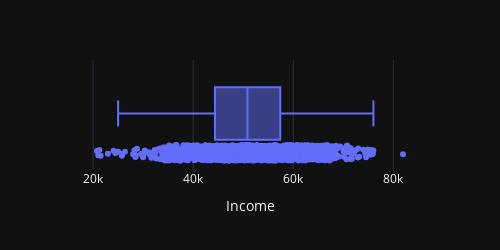
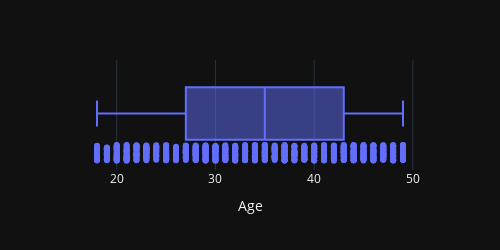
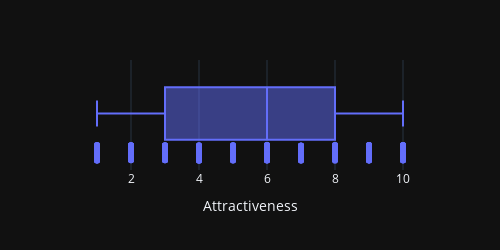
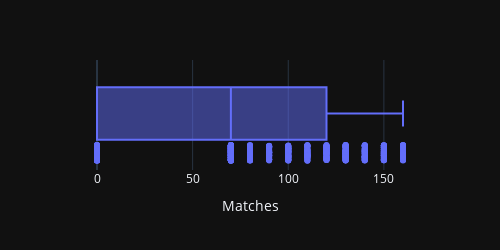

The notebook cell these images were saved under, in order:
### Code cell
i=1
for col in numeric_col:
    fig = px.box(df, x=col, points="all",template="plotly_dark",width=500,height=250)

    fig.show()

### Figure 1 — Plotly figure (JSON) as saved in the notebook; plotly's stock layout.template omitted (floating-point values rounded to 4 significant figures; data arrays with more than 128 entries replaced by an {"elided": "..."} marker saying what was removed)
{"data": [{"alignmentgroup": "True", "boxpoints": "all", "hovertemplate": "Income=%{x}<extra></extra>", "legendgroup": "", "marker": {"color": "#636efa"}, "name": "", "notched": false, "offsetgroup": "", "orientation": "h", "showlegend": false, "x": {"elided": "1000 int values"}, "x0": " ", "xaxis": "x", "y0": " ", "yaxis": "y", "type": "box"}], "layout": {"xaxis": {"anchor": "y", "domain": [0, 1], "title": {"text": "Income"}}, "yaxis": {"anchor": "x", "domain": [0, 1]}, "legend": {"tracegroupgap": 0}, "margin": {"t": 60}, "boxmode": "group", "height": 250, "width": 500}}

### Figure 2 — Plotly figure (JSON) as saved in the notebook; plotly's stock layout.template omitted (floating-point values rounded to 4 significant figures; data arrays with more than 128 entries replaced by an {"elided": "..."} marker saying what was removed)
{"data": [{"alignmentgroup": "True", "boxpoints": "all", "hovertemplate": "Age=%{x}<extra></extra>", "legendgroup": "", "marker": {"color": "#636efa"}, "name": "", "notched": false, "offsetgroup": "", "orientation": "h", "showlegend": false, "x": {"elided": "1000 int values"}, "x0": " ", "xaxis": "x", "y0": " ", "yaxis": "y", "type": "box"}], "layout": {"xaxis": {"anchor": "y", "domain": [0, 1], "title": {"text": "Age"}}, "yaxis": {"anchor": "x", "domain": [0, 1]}, "legend": {"tracegroupgap": 0}, "margin": {"t": 60}, "boxmode": "group", "height": 250, "width": 500}}

### Figure 3 — Plotly figure (JSON) as saved in the notebook; plotly's stock layout.template omitted (floating-point values rounded to 4 significant figures; data arrays with more than 128 entries replaced by an {"elided": "..."} marker saying what was removed)
{"data": [{"alignmentgroup": "True", "boxpoints": "all", "hovertemplate": "Attractiveness=%{x}<extra></extra>", "legendgroup": "", "marker": {"color": "#636efa"}, "name": "", "notched": false, "offsetgroup": "", "orientation": "h", "showlegend": false, "x": {"elided": "1000 int values"}, "x0": " ", "xaxis": "x", "y0": " ", "yaxis": "y", "type": "box"}], "layout": {"xaxis": {"anchor": "y", "domain": [0, 1], "title": {"text": "Attractiveness"}}, "yaxis": {"anchor": "x", "domain": [0, 1]}, "legend": {"tracegroupgap": 0}, "margin": {"t": 60}, "boxmode": "group", "height": 250, "width": 500}}

### Figure 4 — Plotly figure (JSON) as saved in the notebook; plotly's stock layout.template omitted (floating-point values rounded to 4 significant figures; data arrays with more than 128 entries replaced by an {"elided": "..."} marker saying what was removed)
{"data": [{"alignmentgroup": "True", "boxpoints": "all", "hovertemplate": "Matches=%{x}<extra></extra>", "legendgroup": "", "marker": {"color": "#636efa"}, "name": "", "notched": false, "offsetgroup": "", "orientation": "h", "showlegend": false, "x": {"elided": "1000 int values"}, "x0": " ", "xaxis": "x", "y0": " ", "yaxis": "y", "type": "box"}], "layout": {"xaxis": {"anchor": "y", "domain": [0, 1], "title": {"text": "Matches"}}, "yaxis": {"anchor": "x", "domain": [0, 1]}, "legend": {"tracegroupgap": 0}, "margin": {"t": 60}, "boxmode": "group", "height": 250, "width": 500}}
